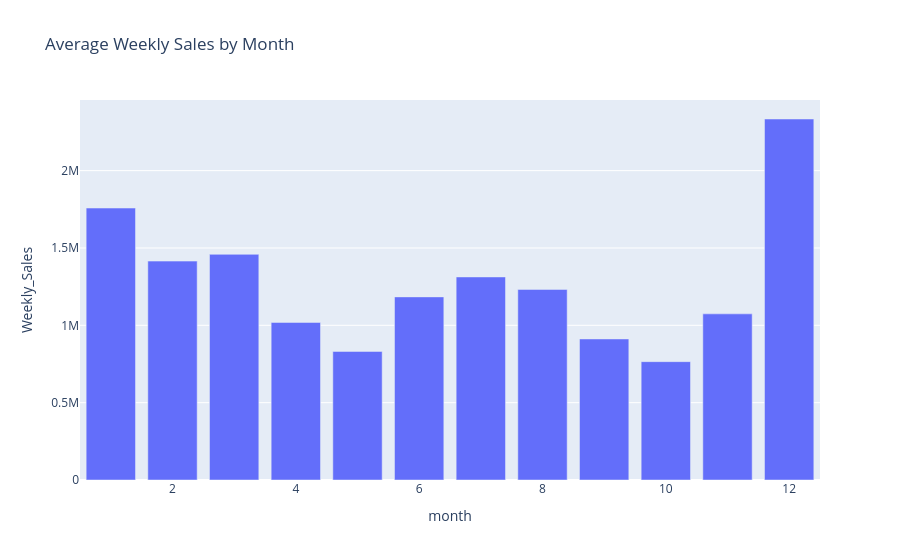

The notebook cell this image was saved under:
### Code cell
px.bar(df_month_mean, 
       x="month", 
       y="Weekly_Sales",
       title="Average Weekly Sales by Month")

### Figure 1 — Plotly figure (JSON) as saved in the notebook; plotly's stock layout.template omitted (floating-point values rounded to 4 significant figures)
{"data": [{"hovertemplate": "month=%{x}<br>Weekly_Sales=%{y}<extra></extra>", "legendgroup": "", "marker": {"color": "#636efa", "pattern": {"shape": ""}}, "name": "", "orientation": "v", "showlegend": false, "textposition": "auto", "type": "bar", "x": [1.0, 2.0, 3.0, 4.0, 5.0, 6.0, 7.0, 8.0, 9.0, 10.0, 11.0, 12.0], "xaxis": "x", "y": [1758000.0, 1415000.0, 1459000.0, 1019000.0, 831100.0, 1184000.0, 1313000.0, 1232000.0, 911800.0, 765100.0, 1074000.0, 2334000.0], "yaxis": "y"}], "layout": {"barmode": "relative", "legend": {"tracegroupgap": 0}, "title": {"text": "Average Weekly Sales by Month"}, "xaxis": {"anchor": "y", "domain": [0, 1], "title": {"text": "month"}}, "yaxis": {"anchor": "x", "domain": [0, 1], "title": {"text": "Weekly_Sales"}}}}
